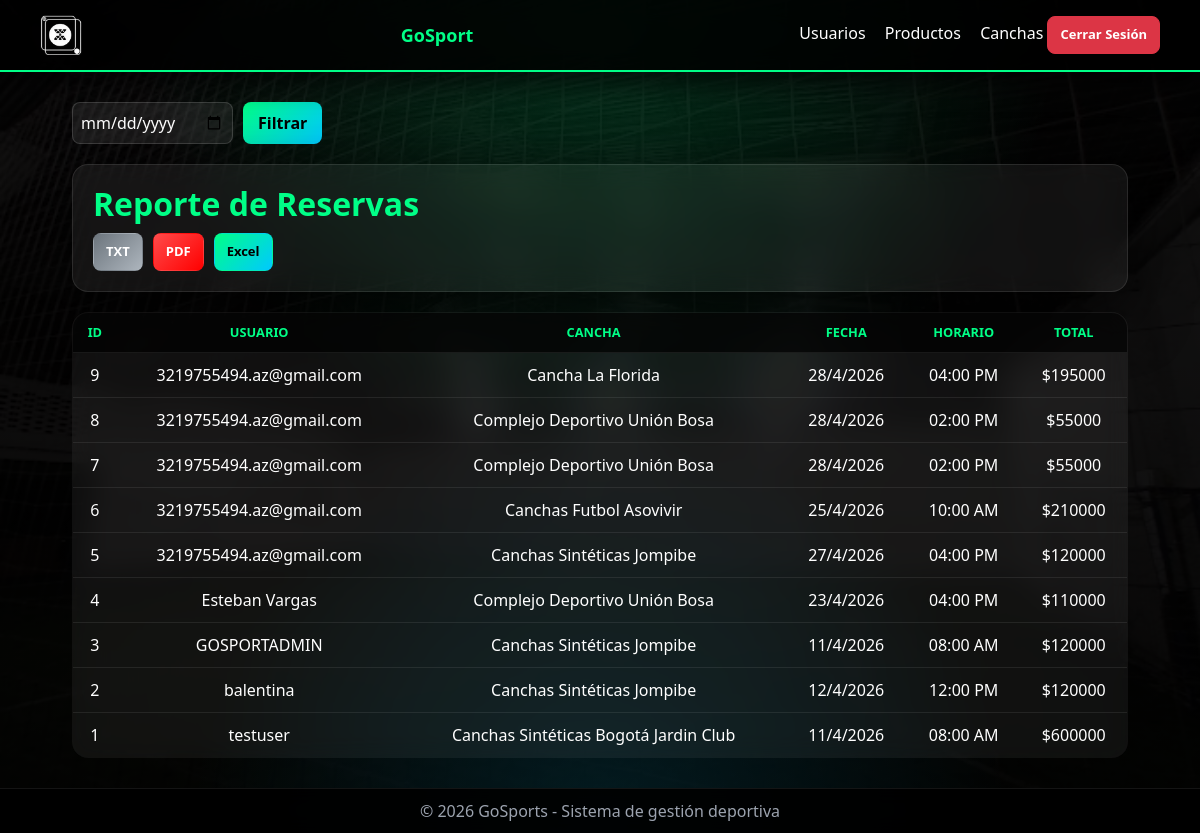
/reportes/reservas/ (signed in), run on the app's committed database.
### reservas/models.py (models this page shows, shortened)
class Reserva(models.Model):
    usuario = models.ForeignKey(User, on_delete=models.CASCADE, null=True, blank=True)
    cancha_nombre = models.CharField(max_length=200)
    fecha = models.CharField(max_length=30)
    horario = models.CharField(max_length=30)
    personas = models.IntegerField(default=1)
    horas = models.IntegerField(default=1)
    total = models.IntegerField(default=0)
    imagen = models.CharField(max_length=200, blank=True)
    creada = models.DateTimeField(auto_now_add=True)

### reportes/views.py (the view)
# urls.py: path('reservas/', views.reporte_reservas, name='reporte_reservas'),
def reporte_reservas(request):
    reservas = Reserva.objects.all().order_by('-creada')
    fecha = request.GET.get('fecha')
    if fecha:
        reservas = reservas.filter(fecha__icontains=fecha)
    return render(request, 'reportes/reporte.html', {
        'reservas': reservas,
        'fecha': fecha
    })

### reportes/templates/reportes/reporte.html (shortened to what this page needs)
{% load static %}
<!DOCTYPE html>
<html lang="es">
<head>
    <link href="https://cdn.jsdelivr.net/npm/bootstrap@5.3.0/dist/css/bootstrap.min.css" rel="stylesheet">
    <link rel="stylesheet" href="{% static 'css/reportes.css' %}">
</head>
<body>
<nav class="navbar">
    <img src="{% static 'img/icono.jpg' %}" class="me-2" style="height:40px;">
    <div class="logo">GoSport</div>
    <div class="nav-links">
        {% if request.user.is_superuser %}
        <a href="{% url 'usuarios:lista_usuarios' %}">Usuarios</a>
        {% endif %}
        <a href="{% url 'productos:lista_productos' %}">Productos</a>
        <a href="{% url 'canchas:lista_canchas' %}">Canchas</a>
        <form method="post" action="{% url 'auth:logout' %}" style="display:inline;">
            <button type="submit" class="btn btn-danger btn-sm">
                Cerrar Sesión
            </button>
        </form>
    </div>
</nav>
<div class="container">
    <form method="GET" class="filtro">
        <input type="date" name="fecha" value="{{ fecha }}">
        <button type="submit" class="btn-filtrar">Filtrar</button>
    </form>
    <div class="card-reporte">
        <h2>Reporte de Reservas</h2>
        <div class="acciones">
            <a href="{% url 'reportes:exportar_txt' %}" class="btn btn-txt">TXT</a>
            <a href="{% url 'reportes:exportar_pdf' %}" class="btn btn-pdf">PDF</a>
            <a href="{% url 'reportes:exportar_excel' %}" class="btn btn-excel">Excel</a>
        </div>
    </div>
    <table class="tabla">
        <thead>
            <tr>
                <th>ID</th>
                <th>Usuario</th>
                <th>Cancha</th>
                <th>Fecha</th>
                <th>Horario</th>
                <th>Total</th>
            </tr>
        </thead>
        <tbody>
            {% for r in reservas %}
            <tr>
                <td>{{ r.id }}</td>
                <td>{{ r.usuario.username|default:"Anónimo" }}</td>
                <td>{{ r.cancha_nombre }}</td>
                <td>{{ r.fecha }}</td>
                <td>{{ r.horario }}</td>
                <td>${{ r.total }}</td>
            </tr>
            {% empty %}
            <tr>
                <td colspan="6">No hay reservas registradas</td>
            </tr>
            {% endfor %}
        </tbody>
    </table>
</div>
<footer class="footer">
    © 2026 GoSports - Sistema de gestión deportiva
</footer>
</body>
</html>

### static/css/reportes.css (style rules this page uses)
html, body { margin: 0; padding: 0; height: 100%; font-family: "Segoe UI", Arial, sans-serif; display: flex; flex-direction: column; color: #fff; background: radial-gradient(circle at top, rgba(0,255,135,0.18), transparent 45%), radial-gradient(circle at bottom, rgba(0,201,255,0.12), transparent 40%), linear-gradient(rgba(0,0,0,0.9), rgba(0,0,0,0.96)), url('/static/img/cancha.jpg'); background-size: cover; background-position: center; background-attachment: fixed; }
.navbar { background: rgba(0,0,0,0.85); backdrop-filter: blur(12px); color: white; padding: 15px 40px; display: flex; justify-content: space-between; align-items: center; border-bottom: 2px solid #00ff87; box-shadow: 0 10px 30px rgba(0,0,0,0.7); }
.logo { font-weight: 900; font-size: 18px; color: #00ff87; }
.nav-links a { color: white; margin-left: 15px; text-decoration: none; transition: 0.3s; }
.container { width: 90%; max-width: 1200px; margin: 30px auto; flex: 1 0 auto; }
.filtro { display: flex; gap: 10px; margin-bottom: 20px; }
.filtro input { padding: 8px; border-radius: 8px; border: 1px solid rgba(255,255,255,0.15); background: rgba(255,255,255,0.08); color: #fff; }
.btn-filtrar { background: linear-gradient(135deg, #00ff87, #00c9ff); color: #000; border: none; padding: 8px 15px; border-radius: 8px; cursor: pointer; font-weight: bold; transition: 0.3s; }
.card-reporte { background: rgba(255,255,255,0.06); backdrop-filter: blur(14px); padding: 20px; border-radius: 16px; margin-bottom: 20px; border: 1px solid rgba(255,255,255,0.1); box-shadow: 0 20px 60px rgba(0,0,0,0.7); }
.card-reporte h2 { margin-bottom: 10px; color: #00ff87; font-weight: 900; }
.acciones { display: flex; gap: 10px; margin-top: 10px; }
.btn { padding: 8px 12px; color: white; border-radius: 8px; text-decoration: none; font-size: 13px; font-weight: 700; transition: 0.3s; }
.btn-pdf { background: linear-gradient(135deg, #ff4b4b, #ff0000); }
.btn-excel { background: linear-gradient(135deg, #00ff87, #00c9ff); color: #000; }
.btn-txt { background: linear-gradient(135deg, #6c757d, #adb5bd); }
.tabla { width: 100%; border-collapse: collapse; background: rgba(255,255,255,0.06); backdrop-filter: blur(12px); border-radius: 16px; overflow: hidden; border: 1px solid rgba(255,255,255,0.1); }
.tabla th, .tabla td { padding: 10px; border-bottom: 1px solid rgba(255,255,255,0.08); text-align: center; }
.tabla th { background: rgba(0,0,0,0.7); color: #00ff87; text-transform: uppercase; font-size: 0.8rem; }
.footer { background: rgba(0,0,0,0.9); backdrop-filter: blur(10px); color: #9ca3af; text-align: center; padding: 10px; margin-top: auto; border-top: 1px solid rgba(255,255,255,0.08); }

### data on the page
Reserva: id "9", usuario.username "3219755494.az@gmail.com", cancha_nombre "Cancha La Florida", fecha "28/4/2026", horario "04:00 PM", total "195000"
Reserva: id "8", usuario.username "3219755494.az@gmail.com", cancha_nombre "Complejo Deportivo Unión Bosa", fecha "28/4/2026", horario "02:00 PM", total "55000"
Reserva: id "7", usuario.username "3219755494.az@gmail.com", cancha_nombre "Complejo Deportivo Unión Bosa", fecha "28/4/2026", horario "02:00 PM", total "55000"
Reserva: id "6", usuario.username "3219755494.az@gmail.com", cancha_nombre "Canchas Futbol Asovivir", fecha "25/4/2026", horario "10:00 AM", total "210000"
Reserva: id "5", usuario.username "3219755494.az@gmail.com", cancha_nombre "Canchas Sintéticas Jompibe", fecha "27/4/2026", horario "04:00 PM", total "120000"
Reserva: id "4", usuario.username "Esteban Vargas", cancha_nombre "Complejo Deportivo Unión Bosa", fecha "23/4/2026", horario "04:00 PM", total "110000"
Reserva: id "3", usuario.username "GOSPORTADMIN", cancha_nombre "Canchas Sintéticas Jompibe", fecha "11/4/2026", horario "08:00 AM", total "120000"
Reserva: id "2", usuario.username "balentina", cancha_nombre "Canchas Sintéticas Jompibe", fecha "12/4/2026", horario "12:00 PM", total "120000"
Reserva: id "1", usuario.username "testuser", cancha_nombre "Canchas Sintéticas Bogotá Jardin Club", fecha "11/4/2026", horario "08:00 AM", total "600000"
